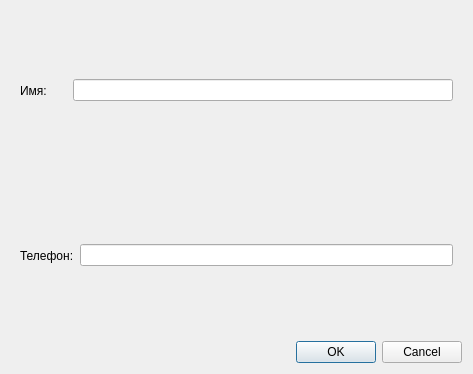
<?xml version="1.0" encoding="UTF-8"?>
<ui version="4.0">
 <class>Dialog</class>
 <widget class="QDialog" name="Dialog">
  <property name="geometry">
   <rect>
    <x>0</x>
    <y>0</y>
    <width>473</width>
    <height>374</height>
   </rect>
  </property>
  <property name="windowTitle">
   <string>Dialog</string>
  </property>
  <layout class="QVBoxLayout" name="verticalLayout">
   <item>
    <widget class="QWidget" name="widget" native="true">
     <layout class="QHBoxLayout" name="horizontalLayout_2">
      <item>
       <widget class="QLabel" name="label">
        <property name="text">
         <string>Имя:      </string>
        </property>
       </widget>
      </item>
      <item>
       <widget class="QLineEdit" name="nameLineEdit"/>
      </item>
     </layout>
    </widget>
   </item>
   <item>
    <widget class="QWidget" name="widget_2" native="true">
     <layout class="QHBoxLayout" name="horizontalLayout">
      <item>
       <widget class="QLabel" name="label_2">
        <property name="text">
         <string>Телефон:</string>
        </property>
       </widget>
      </item>
      <item>
       <widget class="QLineEdit" name="phoneLineEdit"/>
      </item>
     </layout>
    </widget>
   </item>
   <item>
    <widget class="QDialogButtonBox" name="buttonBox">
     <property name="orientation">
      <enum>Qt::Horizontal</enum>
     </property>
     <property name="standardButtons">
      <set>QDialogButtonBox::Cancel|QDialogButtonBox::Ok</set>
     </property>
    </widget>
   </item>
  </layout>
 </widget>
 <resources/>
 <connections>
  <connection>
   <sender>buttonBox</sender>
   <signal>accepted()</signal>
   <receiver>Dialog</receiver>
   <slot>accept()</slot>
   <hints>
    <hint type="sourcelabel">
     <x>248</x>
     <y>254</y>
    </hint>
    <hint type="destinationlabel">
     <x>157</x>
     <y>274</y>
    </hint>
   </hints>
  </connection>
  <connection>
   <sender>buttonBox</sender>
   <signal>rejected()</signal>
   <receiver>Dialog</receiver>
   <slot>reject()</slot>
   <hints>
    <hint type="sourcelabel">
     <x>316</x>
     <y>260</y>
    </hint>
    <hint type="destinationlabel">
     <x>286</x>
     <y>274</y>
    </hint>
   </hints>
  </connection>
 </connections>
</ui>
